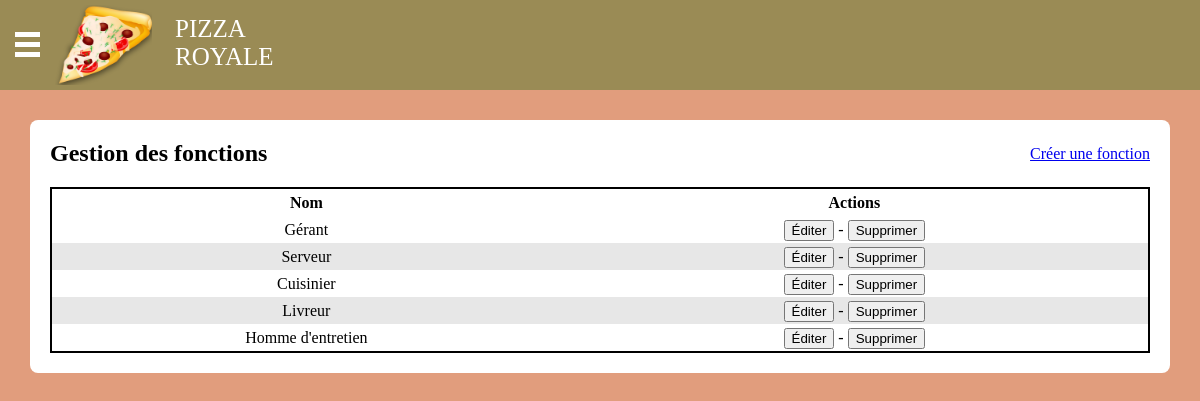
/gestionfonctions.php (signed in), run on the app's committed database.
### tables this page shows
CREATE TABLE `fonctions` (
  `id_fonction` int(11) NOT NULL,
  `nom` varchar(255) NOT NULL
);

### gestionfonctions.php (the view, shortened to what this page needs)
<?php
require('config.php');
?>
<!DOCTYPE html>
<html lang="fr">
<head>
<link href="css/styles.css" rel="stylesheet">
</head>
<body>
<?php include('header.php'); ?>
<div class="conteneur">
<div class="titre-page">
<h1>Gestion des fonctions</h1>
<a class="nouv-fonction" href="#">Créer une fonction</a>
</div>
<table>
<thead>
<tr>
<th>Nom</th>
<th>Actions</th>
</tr>
</thead>
<?php
$req = $bdd->prepare('SELECT * FROM fonctions');
$req->execute();
while($afficher = $req->fetch()) {
echo '
<tbody>
<tr>
<td data-label="Nom">'.$afficher['nom'].'</td>
<td data-label="Actions"><button class="editerfonction" data-id="'.$afficher['id_fonction'].'">Éditer</button> - <button class="supprimerfonction" data-id="'.$afficher['id_fonction'].'">Supprimer</button></td>
</tr>
</tbody>
';
}
?>
</table>
</div>
</body>
</html>

### css/styles.css (style rules this page uses)
body { margin: 0; background: #e19d7d; }
.conteneur { max-width: 1100px; height: auto; margin-top: 30px; margin-left: auto; margin-right: auto; background: #FFF; border-radius: 8px; padding: 20px; }
.titre-page { display: flex; justify-content: space-between; align-items: center; }
.titre-page h1 { margin: 0; font-size: 1.5rem; }
table { width: 100%; border: 2px solid #000; margin-top: 20px; border-spacing: 0; }
table tbody:nth-child(2n+3) { background: #e7e7e7; }
table tr { text-align: center; line-height: 25px; }

### data on the page
fonctions: nom "Gérant"
fonctions: nom "Serveur"
fonctions: nom "Cuisinier"
fonctions: nom "Livreur"
fonctions: nom "Homme d'entretien"
